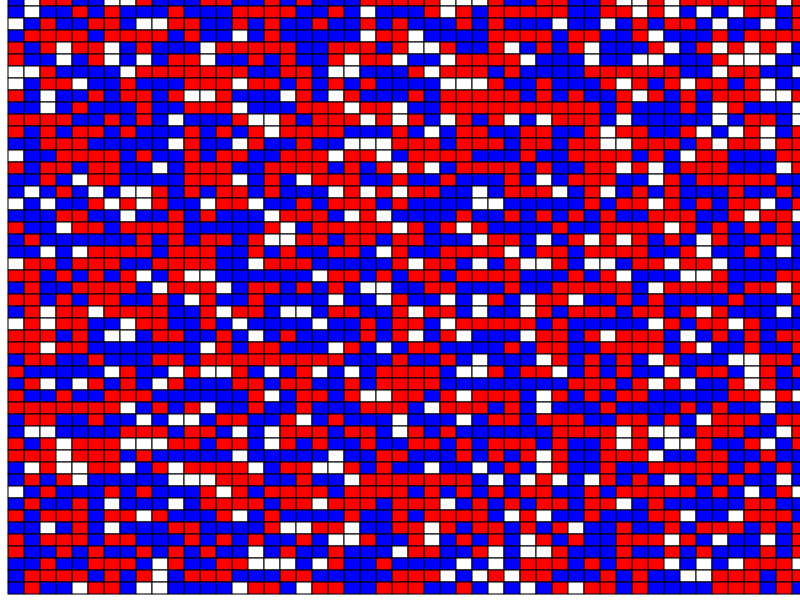
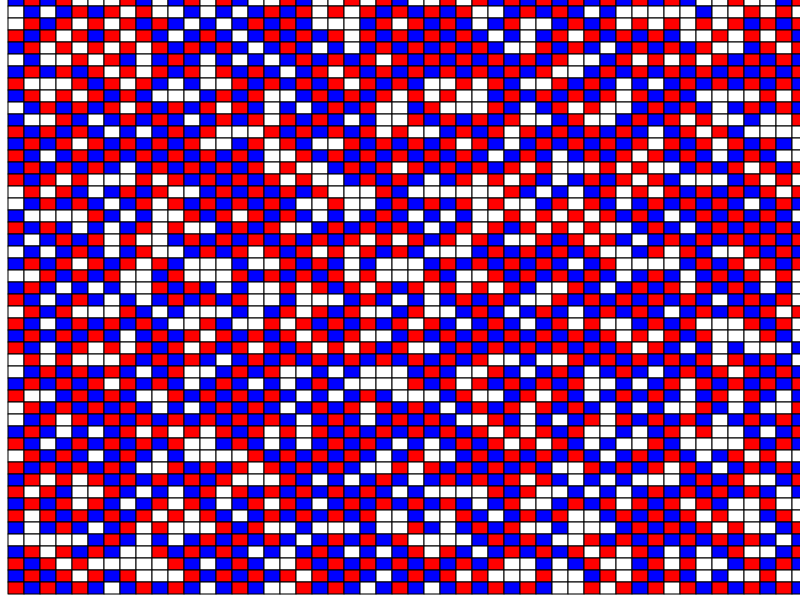

Here is the R script that generated these plots, in order:
# Bruch and Mare only desccribe the initial placement of agents within the city as that "
# they are arranged with an index of dissimilarity of zero across a fixed grid of tracts."
# They do not describe how this is done, however they state they donot take Schelling's 
# strategy of random placements.

# *D = 'index of dissimilarity', where 0 represents a perfectly homogenous mixing

# This is problematic because You cannot gurantee that D = 0 for most ratios of B/W populations with finite numbers of agents,
# Further, their arguments that Shelling's random placement (RP) "the initial values of the segregation
# scores are affected by the proportion minority in the city’s population" is untrue, as D accounts for proportion.

# I take it to assume that Bruch and Mare used Structured Alternating Placement (SAP) (EX:B-W-B-W-B-W)
# This script compares the actual D score of SAP against RP

rm(list=ls())
library(grid)

city_grid_length <- 50
city_size <- city_grid_length^2

vacancy_rate <- 0.15 

prop_black <- 0.5
prop_white <- 1 - prop_black

n_black_agents <- round(city_size * (1 - vacancy_rate) * prop_black)
n_white_agents <- round(city_size * (1 - vacancy_rate) * prop_white)
n_empty_spaces <- city_size - n_black_agents - n_white_agents


# Plotting function -------------------------------------------------------

plot_grid <- function(grid) {
  grid.newpage()
  pushViewport(viewport(layout = grid.layout(city_grid_length, city_grid_length)))
  
  for (i in 1:city_grid_length) {
    for (j in 1:city_grid_length) {
      grid.rect(
        x = j / city_grid_length,
        y = (city_grid_length - i + 1) / city_grid_length,
        width = 1 / city_grid_length,
        height = 1 / city_grid_length,
        gp = gpar(fill = city_RP[i, j], col = "black")
      )
    }
  }
  
}


# Random Placement --------------------------------------------------------

unassigned_agents <- c(rep("blue", times=n_black_agents),
                       rep("red", times=n_white_agents),
                       rep("white",  times=n_empty_spaces)) |>
  sample()


city_RP <- matrix(unassigned_agents, nrow = city_grid_length, ncol = city_grid_length)
plot_grid(city_rp)

# Structured Alternating Placement ----------------------------------------

city_sap <- matrix("", nrow = 50, ncol = 50)
for (i in 1:50) {
  for (j in 1:50) {
    city_sap[i,j] <- ifelse((i + j) %% 2 == 0, "blue", "red")
  }
}
remove_black <- round(50*50*0.15)
remove_white <- round(50*50*0.15)

while (remove_black > 0 & remove_white > 0) {
  i <- sample(1:50,1)
  j <- sample(1:50,1)
  agent <- city_sap[i,j]
  if (!is.na(agent) & agent != "white") {
    if (city_sap[i,j] == "blue" & remove_black > 0) {
      city_sap[i,j] <- "white"
      remove_black <- remove_black - 1
    }
    if (city_sap[i,j] == "red" & remove_white > 0) {
      city_sap[i,j] <- "white"
      remove_white <- remove_white - 1
    }
  }
}


grid.newpage()
pushViewport(viewport(layout = grid.layout(50, 50)))

for (i in 1:50) {
  for (j in 1:50) {
    grid.rect(
      x = j / 50,
      y = (50 - i + 1) / 50,
      width = 1 / 50,
      height = 1 / 50,
      gp = gpar(fill = city_sap[i, j])
    )
  }
}
